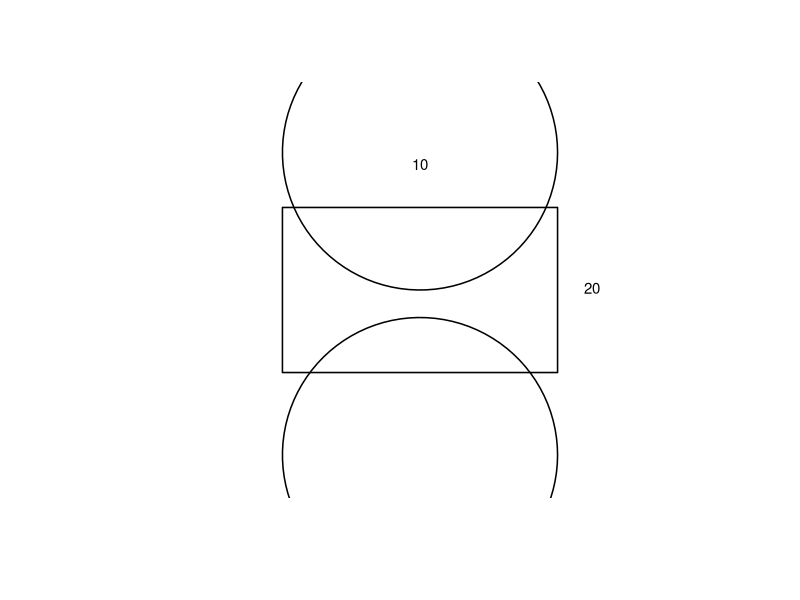
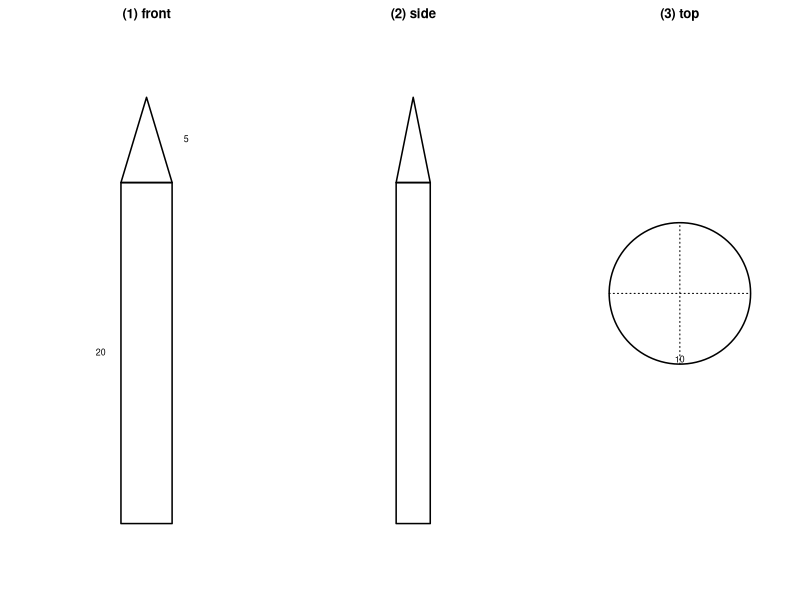
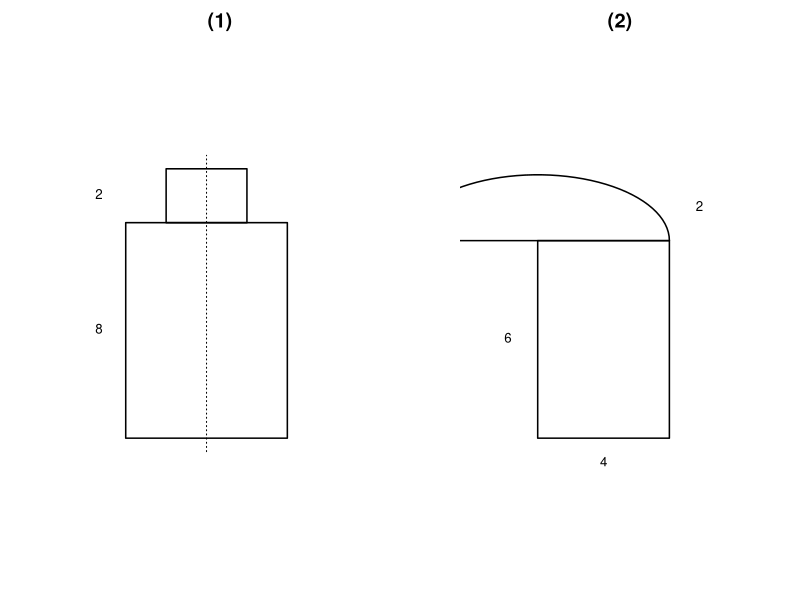

Write R code to recreate these figures, in order.
setwd("C:/Users/18904/Github/junior-mathematics/codes")
if(!dir.exists("../figures"))dir.create("../figures")

# week175-1: cylinder unfolded view
draw1=function(){
  plot(0,0,xlim=c(-1,8),ylim=c(-1,6),type="n",asp=1,axes=FALSE,xlab="",ylab="")
  rect(1,1,6,4,lwd=1.5)
  theta=seq(0,2*pi,length=100)
  polygon(3.5+2.5*cos(theta),5+2.5*sin(theta),lwd=1.5)
  polygon(3.5+2.5*cos(theta),-0.5+2.5*sin(theta),lwd=1.5)
  text(3.5,2.5,"",cex=0.8)
  text(3.5,4.5,"10",cex=0.9,pos=3)
  text(6.3,2.5,"20",cex=0.9,pos=4)
}
cairo_pdf("../figures/week175-1.pdf",width=4,height=4,family="sans");draw1();dev.off()
svglite::svglite("../figures/week175-1.svg",width=4,height=4);draw1();dev.off()

# week175-2: cylinder+cone three views
draw2=function(){
  par(mfrow=c(1,3),mar=c(3,3,2,1))
  # (1) front view: rectangle h=20 with triangle h=5 on top
  plot(0,0,xlim=c(-1,6),ylim=c(-1,28),type="n",asp=1,axes=FALSE,xlab="",ylab="",main="(1) front")
  rect(1,0,4,20,lwd=1.5)
  polygon(c(1,4,2.5),c(20,20,25),lwd=1.5)
  text(0.5,10,"20",cex=0.8,pos=2)
  text(4.3,22.5,"5",cex=0.8,pos=4)
  # (2) side view: narrower rectangle with triangle
  plot(0,0,xlim=c(-1,5),ylim=c(-1,28),type="n",asp=1,axes=FALSE,xlab="",ylab="",main="(2) side")
  rect(1,0,3,20,lwd=1.5)
  polygon(c(1,3,2),c(20,20,25),lwd=1.5)
  # (3) top view: circle diameter 10
  plot(0,0,xlim=c(-1,6),ylim=c(-1,6),type="n",asp=1,axes=FALSE,xlab="",ylab="",main="(3) top")
  theta=seq(0,2*pi,length=100);polygon(2.5+2.5*cos(theta),2.5+2.5*sin(theta),lwd=1.5)
  segments(0,2.5,5,2.5,lty=3)
  segments(2.5,0,2.5,5,lty=3)
  text(2.5,0.5,"10",cex=0.8,pos=1)
}
cairo_pdf("../figures/week175-2.pdf",width=12,height=4,family="sans");draw2();dev.off()
svglite::svglite("../figures/week175-2.svg",width=12,height=4);draw2();dev.off()

# week175-3: two solids from three views
draw3=function(){
  par(mfrow=c(1,2),mar=c(3,3,2,1))
  # (1) two coaxial cylinders: big d=8 h=8, small d=4 h=2
  plot(0,0,xlim=c(-1,10),ylim=c(-1,12),type="n",asp=1,axes=FALSE,xlab="",ylab="",main="(1)")
  rect(1,0,7,8,lwd=1.5)
  rect(2.5,8,5.5,10,lwd=1.5)
  segments(4,-0.5,4,10.5,lty=3)
  text(0.5,4,"8",cex=0.8,pos=2)
  text(0.5,9,"2",cex=0.8,pos=2)
  # top view: concentric circles
  # (2) rectangular prism 4x2x6 with half-cylinder r=2 on top
  plot(0,0,xlim=c(-1,8),ylim=c(-1,10),type="n",asp=1,axes=FALSE,xlab="",ylab="",main="(2)")
  rect(1,0,5,6,lwd=1.5)
  theta=seq(0,pi,length=50)
  polygon(c(1,1+4*cos(theta),5),c(6,6+2*sin(theta),6),lwd=1.5)
  text(0.5,3,"6",cex=0.8,pos=2)
  text(3,-0.3,"4",cex=0.8,pos=1)
  text(5.5,7,"2",cex=0.8,pos=4)
}
cairo_pdf("../figures/week175-3.pdf",width=8,height=4,family="sans");draw3();dev.off()
svglite::svglite("../figures/week175-3.svg",width=8,height=4);draw3();dev.off()
